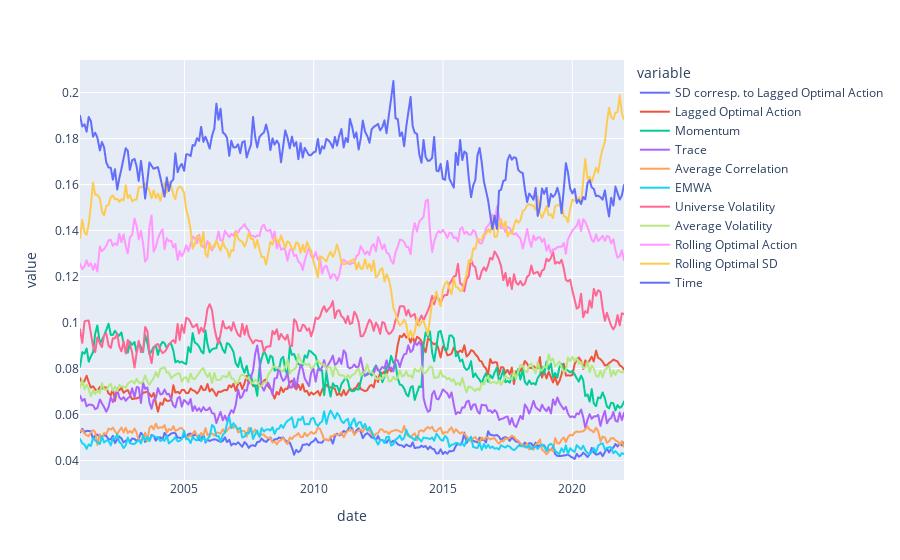

The code cell stored with this chart in its notebook:
### Code cell
px.line(a.T)

### Figure 1 — Plotly figure (JSON) as saved in the notebook; plotly's stock layout.template omitted (floating-point values rounded to 4 significant figures; data arrays with more than 128 entries replaced by an {"elided": "..."} marker saying what was removed)
{"data": [{"hovertemplate": "variable=SD corresp. to Lagged Optimal Action<br>date=%{x}<br>value=%{y}<extra></extra>", "legendgroup": "SD corresp. to Lagged Optimal Action", "line": {"color": "#636efa", "dash": "solid"}, "marker": {"symbol": "circle"}, "mode": "lines", "name": "SD corresp. to Lagged Optimal Action", "showlegend": true, "type": "scattergl", "x": {"elided": "253 str values"}, "xaxis": "x", "y": {"elided": "253 float values"}, "yaxis": "y"}, {"hovertemplate": "variable=Lagged Optimal Action<br>date=%{x}<br>value=%{y}<extra></extra>", "legendgroup": "Lagged Optimal Action", "line": {"color": "#EF553B", "dash": "solid"}, "marker": {"symbol": "circle"}, "mode": "lines", "name": "Lagged Optimal Action", "showlegend": true, "type": "scattergl", "x": {"elided": "253 str values"}, "xaxis": "x", "y": {"elided": "253 float values"}, "yaxis": "y"}, {"hovertemplate": "variable=Momentum<br>date=%{x}<br>value=%{y}<extra></extra>", "legendgroup": "Momentum", "line": {"color": "#00cc96", "dash": "solid"}, "marker": {"symbol": "circle"}, "mode": "lines", "name": "Momentum", "showlegend": true, "type": "scattergl", "x": {"elided": "253 str values"}, "xaxis": "x", "y": {"elided": "253 float values"}, "yaxis": "y"}, {"hovertemplate": "variable=Trace<br>date=%{x}<br>value=%{y}<extra></extra>", "legendgroup": "Trace", "line": {"color": "#ab63fa", "dash": "solid"}, "marker": {"symbol": "circle"}, "mode": "lines", "name": "Trace", "showlegend": true, "type": "scattergl", "x": {"elided": "253 str values"}, "xaxis": "x", "y": {"elided": "253 float values"}, "yaxis": "y"}, {"hovertemplate": "variable=Average Correlation<br>date=%{x}<br>value=%{y}<extra></extra>", "legendgroup": "Average Correlation", "line": {"color": "#FFA15A", "dash": "solid"}, "marker": {"symbol": "circle"}, "mode": "lines", "name": "Average Correlation", "showlegend": true, "type": "scattergl", "x": {"elided": "253 str values"}, "xaxis": "x", "y": {"elided": "253 float values"}, "yaxis": "y"}, {"hovertemplate": "variable=EMWA<br>date=%{x}<br>value=%{y}<extra></extra>", "legendgroup": "EMWA", "line": {"color": "#19d3f3", "dash": "solid"}, "marker": {"symbol": "circle"}, "mode": "lines", "name": "EMWA", "showlegend": true, "type": "scattergl", "x": {"elided": "253 str values"}, "xaxis": "x", "y": {"elided": "253 float values"}, "yaxis": "y"}, {"hovertemplate": "variable=Universe Volatility<br>date=%{x}<br>value=%{y}<extra></extra>", "legendgroup": "Universe Volatility", "line": {"color": "#FF6692", "dash": "solid"}, "marker": {"symbol": "circle"}, "mode": "lines", "name": "Universe Volatility", "showlegend": true, "type": "scattergl", "x": {"elided": "253 str values"}, "xaxis": "x", "y": {"elided": "253 float values"}, "yaxis": "y"}, {"hovertemplate": "variable=Average Volatility<br>date=%{x}<br>value=%{y}<extra></extra>", "legendgroup": "Average Volatility", "line": {"color": "#B6E880", "dash": "solid"}, "marker": {"symbol": "circle"}, "mode": "lines", "name": "Average Volatility", "showlegend": true, "type": "scattergl", "x": {"elided": "253 str values"}, "xaxis": "x", "y": {"elided": "253 float values"}, "yaxis": "y"}, {"hovertemplate": "variable=Rolling Optimal Action<br>date=%{x}<br>value=%{y}<extra></extra>", "legendgroup": "Rolling Optimal Action", "line": {"color": "#FF97FF", "dash": "solid"}, "marker": {"symbol": "circle"}, "mode": "lines", "name": "Rolling Optimal Action", "showlegend": true, "type": "scattergl", "x": {"elided": "253 str values"}, "xaxis": "x", "y": {"elided": "253 float values"}, "yaxis": "y"}, {"hovertemplate": "variable=Rolling Optimal SD<br>date=%{x}<br>value=%{y}<extra></extra>", "legendgroup": "Rolling Optimal SD", "line": {"color": "#FECB52", "dash": "solid"}, "marker": {"symbol": "circle"}, "mode": "lines", "name": "Rolling Optimal SD", "showlegend": true, "type": "scattergl", "x": {"elided": "253 str values"}, "xaxis": "x", "y": {"elided": "253 float values"}, "yaxis": "y"}, {"hovertemplate": "variable=Time<br>date=%{x}<br>value=%{y}<extra></extra>", "legendgroup": "Time", "line": {"color": "#636efa", "dash": "solid"}, "marker": {"symbol": "circle"}, "mode": "lines", "name": "Time", "showlegend": true, "type": "scattergl", "x": {"elided": "253 str values"}, "xaxis": "x", "y": {"elided": "253 float values"}, "yaxis": "y"}], "layout": {"legend": {"title": {"text": "variable"}, "tracegroupgap": 0}, "margin": {"t": 60}, "xaxis": {"anchor": "y", "domain": [0, 1], "title": {"text": "date"}}, "yaxis": {"anchor": "x", "domain": [0, 1], "title": {"text": "value"}}}}
